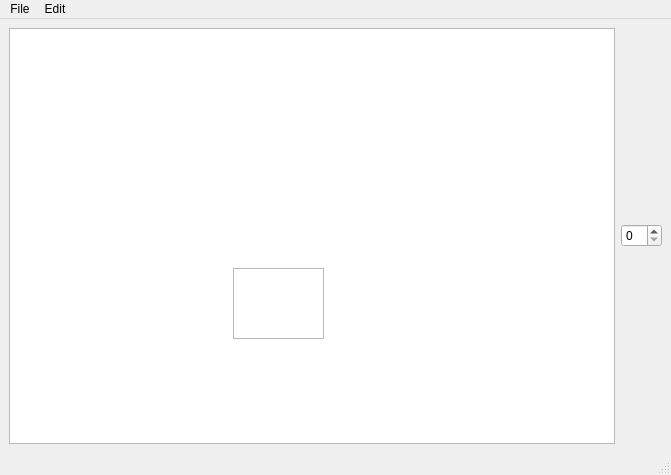
<?xml version="1.0" encoding="UTF-8"?>
<ui version="4.0">
 <class>MainWindow</class>
 <widget class="QMainWindow" name="MainWindow">
  <property name="geometry">
   <rect>
    <x>0</x>
    <y>0</y>
    <width>671</width>
    <height>475</height>
   </rect>
  </property>
  <property name="windowTitle">
   <string>MainWindow</string>
  </property>
  <widget class="QWidget" name="centralwidget">
   <layout class="QGridLayout" name="gridLayout">
    <item row="0" column="1">
     <widget class="QTextEdit" name="textEdit"/>
    </item>
    <item row="0" column="3">
     <widget class="QSpinBox" name="spinBox"/>
    </item>
   </layout>
   <widget class="QPlainTextEdit" name="plainTextEdit">
    <property name="geometry">
     <rect>
      <x>233</x>
      <y>249</y>
      <width>91</width>
      <height>71</height>
     </rect>
    </property>
   </widget>
  </widget>
  <widget class="QMenuBar" name="menubar">
   <property name="geometry">
    <rect>
     <x>0</x>
     <y>0</y>
     <width>671</width>
     <height>21</height>
    </rect>
   </property>
   <widget class="QMenu" name="menuEdit">
    <property name="title">
     <string>Edit</string>
    </property>
    <addaction name="actionChange_size"/>
    <addaction name="actionFont"/>
   </widget>
   <widget class="QMenu" name="menuFile">
    <property name="title">
     <string>File</string>
    </property>
    <addaction name="separator"/>
    <addaction name="actionSave_as"/>
    <addaction name="actionOpen_file"/>
    <addaction name="actionSave_2"/>
    <addaction name="actionNewForm"/>
   </widget>
   <addaction name="menuFile"/>
   <addaction name="menuEdit"/>
  </widget>
  <widget class="QStatusBar" name="statusbar"/>
  <action name="actionSave_as">
   <property name="text">
    <string>Save as</string>
   </property>
  </action>
  <action name="actionOpen_file">
   <property name="text">
    <string>Open file with</string>
   </property>
  </action>
  <action name="actionChange_size">
   <property name="text">
    <string>Size</string>
   </property>
  </action>
  <action name="actionFont">
   <property name="text">
    <string>Font</string>
   </property>
  </action>
  <action name="actionSave_2">
   <property name="text">
    <string>Save</string>
   </property>
  </action>
  <action name="actionNewForm">
   <property name="text">
    <string>NewForm</string>
   </property>
  </action>
 </widget>
 <resources/>
 <connections/>
</ui>
